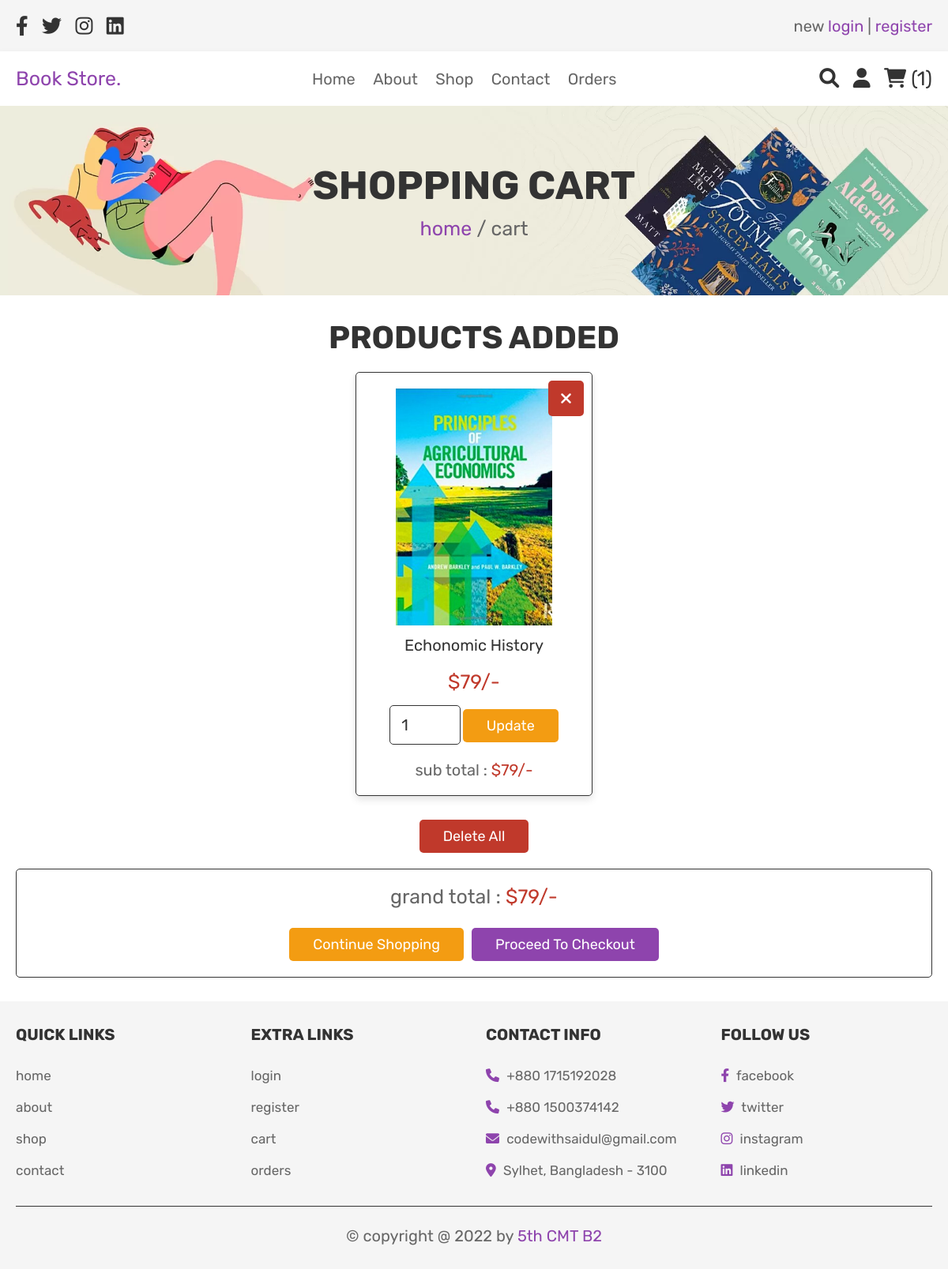
Page /cart.php (signed in) on the committed database.
### tables this page shows
CREATE TABLE `cart` (
  `id` int(100) NOT NULL,
  `user_id` int(100) NOT NULL,
  `name` varchar(100) NOT NULL,
  `price` int(100) NOT NULL,
  `quantity` int(100) NOT NULL,
  `image` varchar(100) NOT NULL
);

### cart.php (the view, shortened to what this page needs)
<?php
include 'config.php';
$user_id = $_SESSION['user_id'];
?>
<!DOCTYPE html>
<html lang="en">
<head>
   <link rel="stylesheet" href="https://cdnjs.cloudflare.com/ajax/libs/font-awesome/6.0.0/css/all.min.css">
   <link rel="stylesheet" href="css/style.css">
</head>
<body>
<?php include 'header.php'; ?>
<div class="heading">
   <h3>shopping cart</h3>
   <p> <a href="home.php">home</a> / cart </p>
</div>
<section class="shopping-cart">
   <h1 class="title">products added</h1>
   <div class="box-container">
      <?php
         $grand_total = 0;
         $select_cart = mysqli_query($conn, "SELECT * FROM `cart` WHERE user_id = '$user_id'") or die('query failed');
         if(mysqli_num_rows($select_cart) > 0){
            while($fetch_cart = mysqli_fetch_assoc($select_cart)){
      ?>
      <div class="box">
         <a href="cart.php?delete=<?php echo $fetch_cart['id']; ?>" class="fas fa-times" onclick="return confirm('delete this from cart?');"></a>
         <img src="uploaded_img/<?php echo $fetch_cart['image']; ?>" alt="">
         <div class="name"><?php echo $fetch_cart['name']; ?></div>
         <div class="price">$<?php echo $fetch_cart['price']; ?>/-</div>
         <form action="" method="post">
            <input type="number" min="1" name="cart_quantity" value="<?php echo $fetch_cart['quantity']; ?>">
            <input type="submit" name="update_cart" value="update" class="option-btn">
         </form>
         <div class="sub-total"> sub total : <span>$<?php echo $sub_total = ($fetch_cart['quantity'] * $fetch_cart['price']); ?>/-</span> </div>
      </div>
      <?php
      $grand_total += $sub_total;
         }
      }else{
         echo '<p class="empty">your cart is empty</p>';
      }
      ?>
   </div>
   <div style="margin-top: 2rem; text-align:center;">
      <a href="cart.php?delete_all" class="delete-btn <?php echo ($grand_total > 1)?'':'disabled'; ?>" onclick="return confirm('delete all from cart?');">delete all</a>
   </div>
   <div class="cart-total">
      <p>grand total : <span>$<?php echo $grand_total; ?>/-</span></p>
      <div class="flex">
         <a href="shop.php" class="option-btn">continue shopping</a>
         <a href="checkout.php" class="btn <?php echo ($grand_total > 1)?'':'disabled'; ?>">proceed to checkout</a>
      </div>
   </div>
</section>
<?php include 'footer.php'; ?>
</body>
</html>

### css/style.css (style rules this page uses)
:root { --purple:#8e44ad; --red:#c0392b; --orange:#f39c12; --black:#333; --white:#fff; --light-color:#666; --light-white:#ccc; --light-bg:#f5f5f5; --border:.1rem solid var(--black); --box-shadow:0 .5rem 1rem rgba(0,0,0,.1); }
* { font-family: 'Rubik', sans-serif; margin:0; padding:0; box-sizing: border-box; outline: none; border:none; text-decoration: none; transition:all .2s linear; }
html { font-size: 62.5%; overflow-x: hidden; }
section { padding:3rem 2rem; }
.title { text-align: center; margin-bottom: 2rem; text-transform: uppercase; color:var(--black); font-size: 4rem; }
.btn, .option-btn, .delete-btn, .white-btn { display: inline-block; margin-top: 1rem; padding:1rem 3rem; cursor: pointer; color:var(--white); font-size: 1.8rem; border-radius: .5rem; text-transform: capitalize; }
.white-btn, .btn { background-color: var(--purple); }
.option-btn { background-color: var(--orange); }
.delete-btn { background-color: var(--red); }
.heading { min-height: 30vh; display: flex; flex-flow: column; align-items: center; justify-content: center; gap:1rem; background: url(../images/heading-bg.webp) no-repeat; background-size: cover; background-position: center; text-align: center; }
.heading h3 { font-size: 5rem; color:var(--black); text-transform: uppercase; }
.heading p { font-size: 2.5rem; color:var(--light-color); }
.heading p a { color:var(--purple); }
.shopping-cart .box-container { max-width: 1200px; margin:0 auto; display: grid; grid-template-columns: repeat(auto-fit, 30rem); align-items: center; gap:1.5rem; justify-content: center; }
.shopping-cart .box-container .box { text-align: center; padding:2rem; border-radius: .5rem; background-color: var(--white); box-shadow: var(--box-shadow); position: relative; border:var(--border); }
.shopping-cart .box-container .box .fa-times { position: absolute; top:1rem; right:1rem; height: 4.5rem; width: 4.5rem; line-height: 4.5rem; font-size: 2rem; background-color: var(--red); color:var(--white); border-radius: .5rem; }
.shopping-cart .box-container .box img { height: 30rem; }
.shopping-cart .box-container .box .name { padding:1rem 0; font-size: 2rem; color:var(--black); }
.shopping-cart .box-container .box .price { padding:1rem 0; font-size: 2.5rem; color:var(--red); }
.shopping-cart .box-container .box input[type="number"] { margin:.5rem 0; border:var(--border); border-radius: .5rem; padding:1.2rem 1.4rem; font-size: 2rem; color:var(--black); width: 9rem; }
.shopping-cart .box-container .box .sub-total { padding-top: 1.5rem; font-size: 2rem; color:var(--light-color); }
.shopping-cart .box-container .box .sub-total span { color:var(--red); }
.shopping-cart .cart-total { max-width: 1200px; margin:0 auto; border:var(--border); padding:2rem; text-align: center; margin-top: 2rem; border-radius: .5rem; }
.shopping-cart .cart-total p { font-size: 2.5rem; color:var(--light-color); }
.shopping-cart .cart-total p span { color:var(--red); }
.shopping-cart .cart-total .flex { display: flex; flex-wrap: wrap; column-gap:1rem; margin-top: 1.5rem; justify-content: center; }

### rows in the picture
cart: image (picture), name "Echonomic History", price "79", cart_quantity "1"

### other values in the picture
$cart_rows_number "1"
$grand_total "79"
